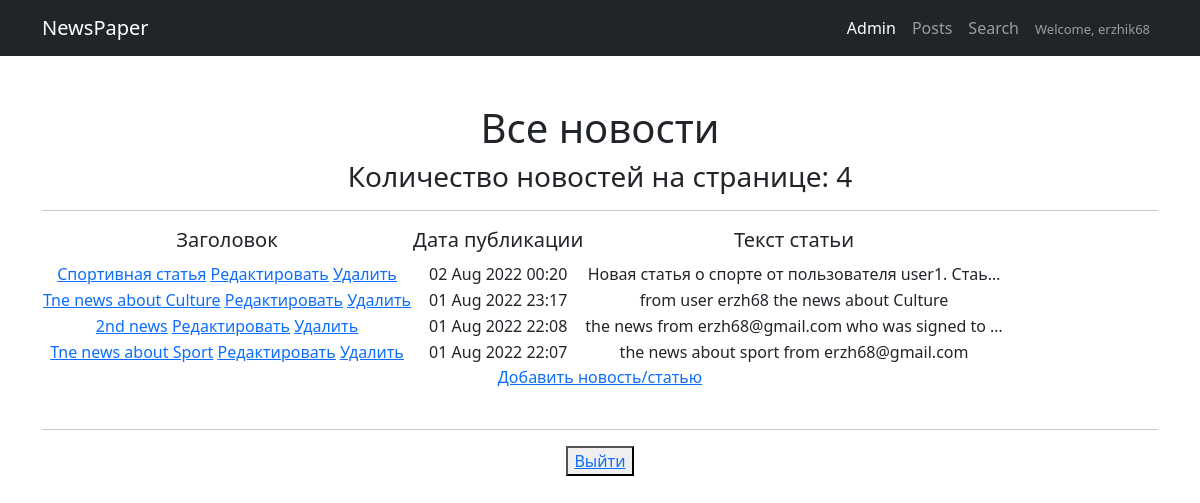
The page / (signed in) on the database as committed earlier.
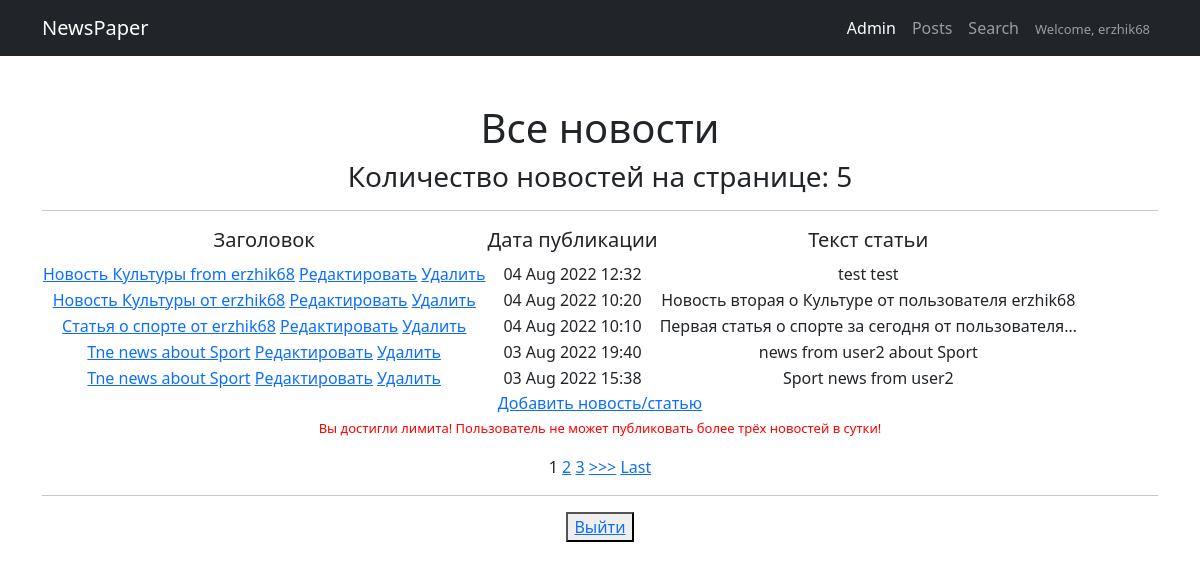
The same page on the database as committed later.
### newapp/models.py (models this page shows, shortened)
class Post(models.Model):
    NEWS = 'NW'
    ARTICLE = 'AT'
    TYPE_POST_CHOICES = [(NEWS, 'Новости'), (ARTICLE, 'Статья'),]
    post_type = models.CharField("Тип", max_length=2, choices=TYPE_POST_CHOICES, default=NEWS)
    post_author = models.ForeignKey(Author, on_delete=models.CASCADE, verbose_name="Имя автора")
    post_date_time = models.DateTimeField("Дата публикации (ГГГГ-ММ-ДД)", auto_now_add=True)
    post_category = models.ManyToManyField(Category, through='PostCategory', blank=False, verbose_name="Категория", related_name='posts')
    post_title = models.CharField("Заголовок", max_length=100)
    post_text = models.TextField("Текст")
    post_rating = models.IntegerField(default=0)

### newapp/views.py (the view)
# urls.py: path('', PostsList.as_view()),
class PostsList(LoginRequiredMixin, ListView):
    model = Post  # указываем модель, объекты которой мы будем выводить
    template_name = 'posts.html'  # указываем имя шаблона, в котором будет лежать HTML, в нём будут все инструкции о том, как именно пользователю должны вывестись наши объекты
    context_object_name = 'posts'  # это имя списка, в котором будут лежать все объекты, его надо указать, чтобы обратиться к самому списку объектов через HTML-шаблон
    ordering = ['-id']
    paginate_by = 5  # поставим постраничный вывод в один элемент
    def get_context_data(self, **kwargs):
        context = super().get_context_data(**kwargs)  # получили весь контекст из класса-родителя
        context['time_now'] = datetime.utcnow()  # добавим переменную текущей даты time_now
        context['filter'] = PostFilter(self.request.GET, queryset=self.get_queryset())  # вписываем наш фильтр в контекст
        context['is_not_authors'] = not self.request.user.groups.filter(name='authors').exists()  # добавили новую контекстную переменную is_not_authors
        context['count_posts'] = self.model.objects.filter(post_date_time__date=date.today(), post_author__author_user__username=self.request.user).count()
        return context

### newapp/templatetags/custom_filters.py (called while the page is built)
@register.filter(name='censor')
def censor(value, arg):
    list_bad_words = ['черт', 'блин', 'капец', 'дерьмо', 'хрен', 'чёрт']
    value_edited = value
    value_final = ''
    for word in list_bad_words:
        value_edited = value_edited.lower()
        value_temp = value_edited.replace(word, arg * len(word))
        value_edited = value_temp
    for i in range(0, len(value)):
        if (value[i] != value_edited[i]) & (value_edited[i].isalpha()):
            temp = value_edited[i].upper()
            value_final += temp
        else:
            value_final += value_edited[i]
    return value_final

### templates/posts.html (shortened to what this page needs)
{% extends 'default.html' %}
{% load custom_filters %}
{% block content %}
    <h1>Все новости</h1>
    <h3>Количество новостей на странице: {{ posts|length }}</h3>
    <hr>
    {% if posts %}
        <table>
            <tr>
                <td>
                    <h5>Заголовок</h5>
                </td>
                <td>
                    <h5>Дата публикации</h5>
                </td>
                <td>
                    <h5>Текст статьи</h5>
                </td>
            </tr>
        {% for post in posts %}
            <tr>
                <td>
                    <a href="{% url 'post_detail' post.id %}">{{ post.post_title|censor:'*' }}</a>
                    <a href="{% url 'post_update' post.id %}"><u>Редактировать</u></a>
                    <a href="{% url 'post_delete' post.id %}"><u> Удалить </u></a>
                </td>
                <td>
                    {{ post.post_date_time|date:'d M Y H:i' }}
                </td>
                <td>
                    {{ post.post_text|censor:'*'|truncatechars:50 }}
                </td>
            </tr>
        {% endfor %}
        </table>
    {% else %}
        <h2>Новостей нет!</h2>
    {% endif %}
    <a href="{% url 'post_create' %}">Добавить новость/статью</a>
    <br>
    {% if count_posts == 3 %}
        <p><font color="red" size="-1.5">Вы достигли лимита! Пользователь не может публиковать более трёх новостей в сутки!</font></p>
    {% endif %}
    {% if is_paginated %}
        {% for num in page_obj.paginator.page_range %}
            {% if page_obj.number == num %}
                <a>{{ num }}</a>
            {% elif num > page_obj.number|add:'-3' and num < page_obj.number|add:'3' %}
                <a href="?page={{ num }}">{{ num }}</a>
            {% endif %}
        {% endfor %}
        {% if page_obj.has_next %}
            <a href="?page={{ page_obj.next_page_number }}">>>></a>
            <a href="?page={{ page_obj.paginator.num_pages }}">Last</a>
        {% endif %}
    {% endif %}
    <br>
    <hr>
    <button> <a href="accounts/logout/">Выйти</a> </button>
{% endblock content %}

Rows that differ between the two databases and show on the page:
no longer on this page (row unchanged): Post: post_title|censor "Спортивная статья", post_date_time "02 Aug 2022 00:20", post_text|censor "Новая статья о спорте от пользователя user1. Стаь…"
no longer on this page (row unchanged): Post: post_title|censor "Tne news about Culture", post_date_time "01 Aug 2022 23:17", post_text|censor "from user erzh68 the news about Culture"
removed Post: post_title|censor "2nd news", post_date_time "01 Aug 2022 22:08", post_text|censor "the news from erzh68@gmail.com who was signed to …"
no longer on this page (row unchanged): Post: post_title|censor "Tne news about Sport", post_date_time "01 Aug 2022 22:07", post_text|censor "the news about sport from erzh68@gmail.com"
added Post: post_title|censor "Новость Культуры from erzhik68", post_date_time "04 Aug 2022 12:32", post_text|censor "test test"
added Post: post_title|censor "Новость Культуры от erzhik68", post_date_time "04 Aug 2022 10:20", post_text|censor "Новость вторая о Культуре от пользователя erzhik68"
added Post: post_title|censor "Статья о спорте от erzhik68", post_date_time "04 Aug 2022 10:10", post_text|censor "Первая статья о спорте за сегодня от пользователя…"
added Post: post_title|censor "Tne news about Sport", post_date_time "03 Aug 2022 19:40", post_text|censor "news from user2 about Sport"
added Post: post_title|censor "Tne news about Sport", post_date_time "03 Aug 2022 15:38", post_text|censor "Sport news from user2"
Other text that changed with them:
{{ posts|length }}: "4" → "5"
text now shown: "Вы достигли лимита! Пользователь не может публиковать более трёх новостей в сутки! >>> Last"
new list line: "1"
new list line: "2"
new list line: "3"
